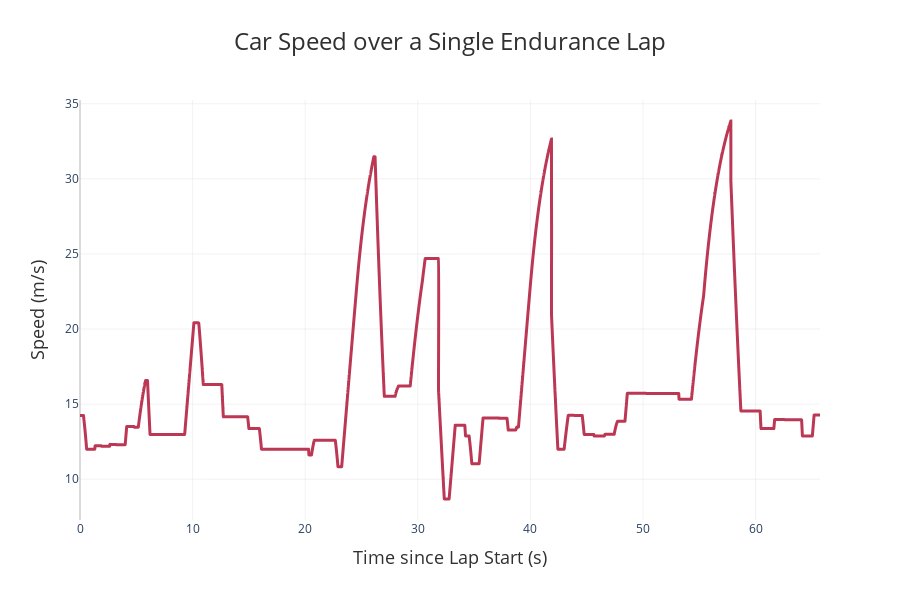

Notebook code for this chart:
### Code cell
plot2D(
    x_list=np.array(endurance_results.time_list),
    y_list=np.array(endurance_results.vel_list),
    title="Car Speed over a Single Endurance Lap",
    x_axis="Time since Lap Start (s)",
    y_axis="Speed (m/s)",
    theme="powertrain",
)

### Figure 1 — Plotly figure (JSON) as saved in the notebook; plotly's stock layout.template omitted (floating-point values rounded to 4 significant figures; data arrays with more than 128 entries replaced by an {"elided": "..."} marker saying what was removed)
{"data": [{"hovertemplate": "Time since Lap Start (s): %{x}<br>Speed (m/s): %{y:.2f}<extra></extra>", "line": {"color": "#BB3754", "shape": "spline", "width": 3}, "mode": "lines", "type": "scatter", "x": {"elided": "16099 float values"}, "y": {"elided": "16099 float values"}}], "layout": {"height": 600, "hovermode": "closest", "legend": {"title": {"text": "Legend"}}, "margin": {"b": 80, "l": 80, "r": 80, "t": 100}, "plot_bgcolor": "white", "showlegend": false, "title": {"font": {"color": "#303030", "size": 24}, "text": "Car Speed over a Single Endurance Lap", "x": 0.5, "xanchor": "center"}, "width": 900, "xaxis": {"gridcolor": "rgba(211, 211, 211, 0.3)", "gridwidth": 1, "showgrid": true, "title": {"font": {"color": "#303030", "size": 18}, "text": "Time since Lap Start (s)"}, "zeroline": true, "zerolinecolor": "rgba(211, 211, 211, 0.8)", "zerolinewidth": 2}, "yaxis": {"gridcolor": "rgba(211, 211, 211, 0.3)", "gridwidth": 1, "showgrid": true, "title": {"font": {"color": "#303030", "size": 18}, "text": "Speed (m/s)"}, "zeroline": true, "zerolinecolor": "rgba(211, 211, 211, 0.8)", "zerolinewidth": 2}}}
